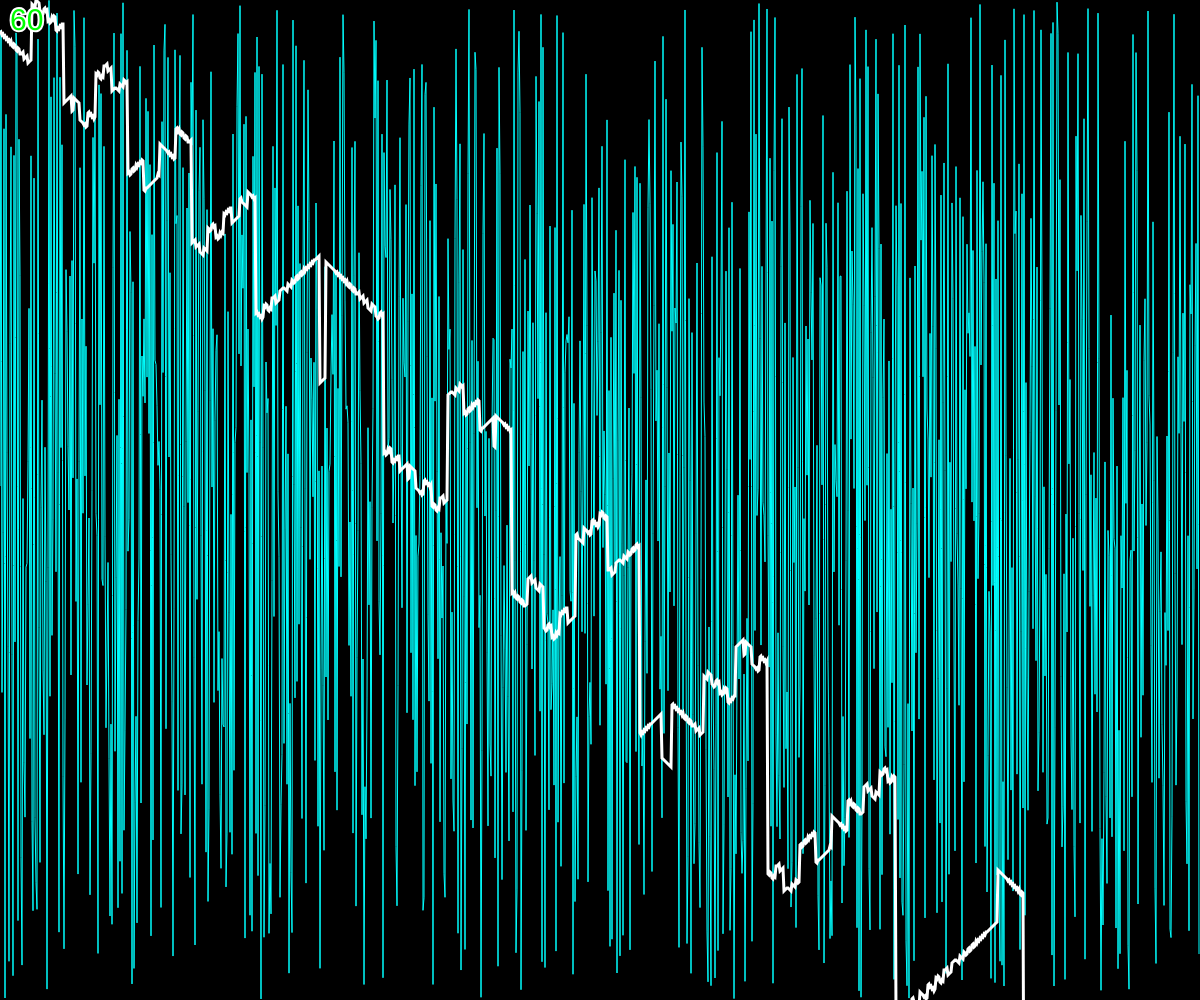
Frame 1 (no input)
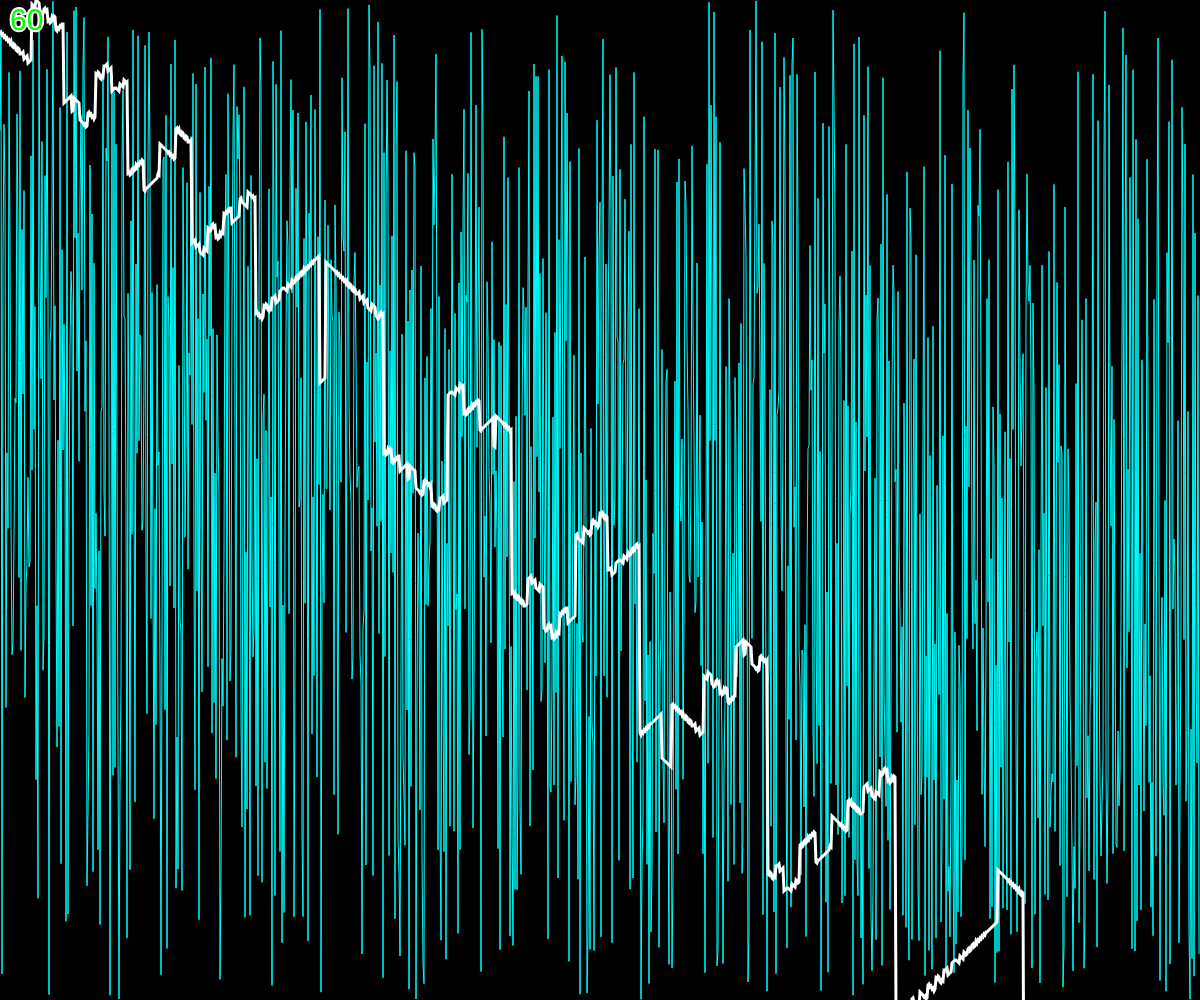
Frame 60 (no input)
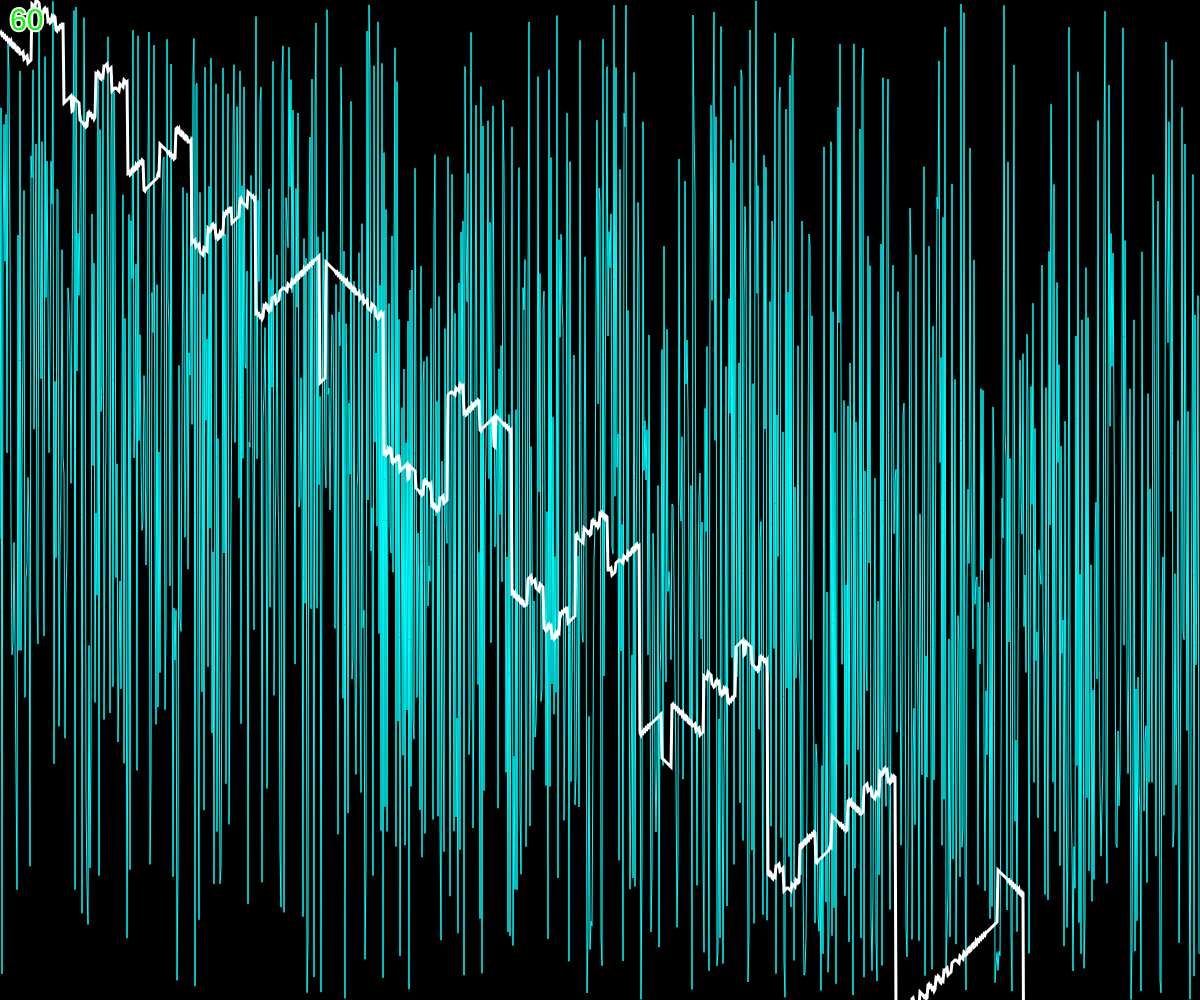
Frame 120 (the mouse pressed at the canvas centre since frame 60)

The p5.js sketch that drew these frames (run headless with seeded random() and noise() and a simulated clock; from frame 60 on, the mouse is pressed at the canvas centre):

// p5.js sketch
// ── sketch.js
let result;
let p;
let mutationRate = 0.01;

function setup() {
    createCanvas(windowWidth, windowHeight)
    result = new Array();
    for (let x = 0; x < width; x++) {
        result[x] = func(x);
    }

    p = new Population(100);
}

function draw() {
    background(0);
    strokeWeight(1);

    p.calculateError();
    p.evaluateBest();
    p.evaluateWorst();
    p.drawBest();
    p.crossover();
    p.mutate();
    drawResult();

    console.log(Math.round(p.smallestError / 100000));

    strokeWeight(4);
    textSize(30);
    fill(0, 255, 0)
    text(Math.round(frameRate()), 10, 30);
}

function func(x) {
    return x ^ 3 + 4 * x / 42 + 30;
}

function drawResult() {
    noFill();
    stroke(255);
    strokeWeight(3);
    beginShape();
    for (let x = 0; x < width; x++) {
        vertex(x, result[x]);
    }
    endShape();
}
// ── Entity.js
class Entity {
    constructor() {
        this.y = new Array();
        for (let x = 0; x < width; x++) {
            this.y[x] = random(height);
        }

        this.error = -1;
    }

    draw() {
        noFill();
        stroke(0, 255, 255);
        beginShape();
        for (let x = 0; x < width; x++) {
            vertex(x, this.y[x]);
        }
        endShape();
    }

    calculateError() {
        this.error = 0;
        for (let x = 0; x < width; x++) {
            this.error += Math.pow((this.y[x] - result[x]), 2);
        }
    }
}

function getMutation(entity) {
    let newEntity = new Entity();

    for (let x = 0; x < width; x++) {
        if (Math.random() < mutationRate) {
            newEntity.y[x] = random(height);
        } else {
            newEntity.y[x] = entity.y[x];
        }
    }
    return newEntity;
}
// ── Population.js
class Population {
    constructor(quantity) {
        this.entities = new Array();
        for (let i = 0; i < quantity; i++) {
            this.entities.push(new Entity());
        }

        this.bestIndex = -1;
        this.worstIndex = -1;
        this.smallestError = -1;
        this.biggestError = -1;
    }

    drawBest() {
        this.entities[this.bestIndex].draw();
    }

    calculateError() {
        for (let i = 0; i < this.entities.length; i++) {
            this.entities[i].calculateError();
        }
    }

    evaluateBest() {
        this.smallestError = Infinity;
        for (let i = 0; i < this.entities.length; i++) {
            if (this.entities[i].error <= this.smallestError) {
                this.smallestError = this.entities[i].error;
                this.bestIndex = i;
            }
        }
    }

    evaluateWorst() {
        this.biggesttError = 0;
        for (let i = 0; i < this.entities.length; i++) {
            if (this.entities[i].error >= this.biggestError) {
                this.biggestError = this.entities[i].error;
                this.worstIndex = i;
            }
        }
    }

    mutate() {
        for (let i = 0; i < this.entities.length; i++) {
            if (i != this.bestIndex) {
                this.entities[i] = getMutation(this.entities[i]);
            }
        }
    }

    pickOne() {
        while (true) {
            let error = random(this.smallestError, this.biggestError);
            let index = Math.floor(random(this.entities.length));
            if (this.entities[index].error < error) {
                return this.entities[index];
            }
        }
    }

    crossover() {
        for (let i = 0; i < this.entities.length; i++) {
            if (i != this.bestIndex) {
                let e1 = this.pickOne();
                let e2 = this.pickOne();

                let newEntity = new Entity();
                for (let x = 0; x < width; x++) {
                    if (Math.random() < 0.5) {
                        newEntity.y[x] = e1.y[x];
                    } else {
                        newEntity.y[x] = e2.y[x];
                    }
                }
                this.entities[i] = newEntity;
            }
        }
    }
}
